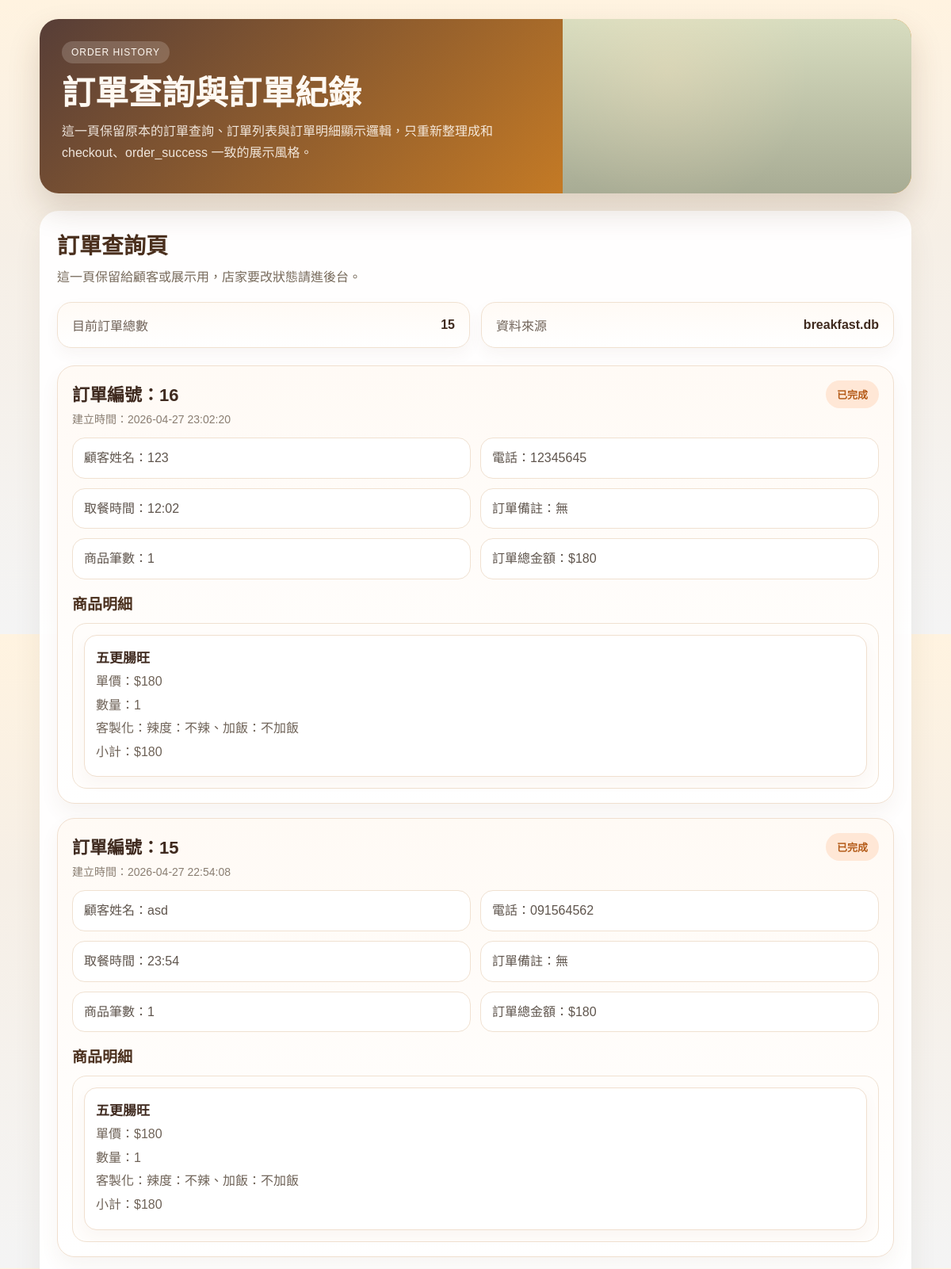
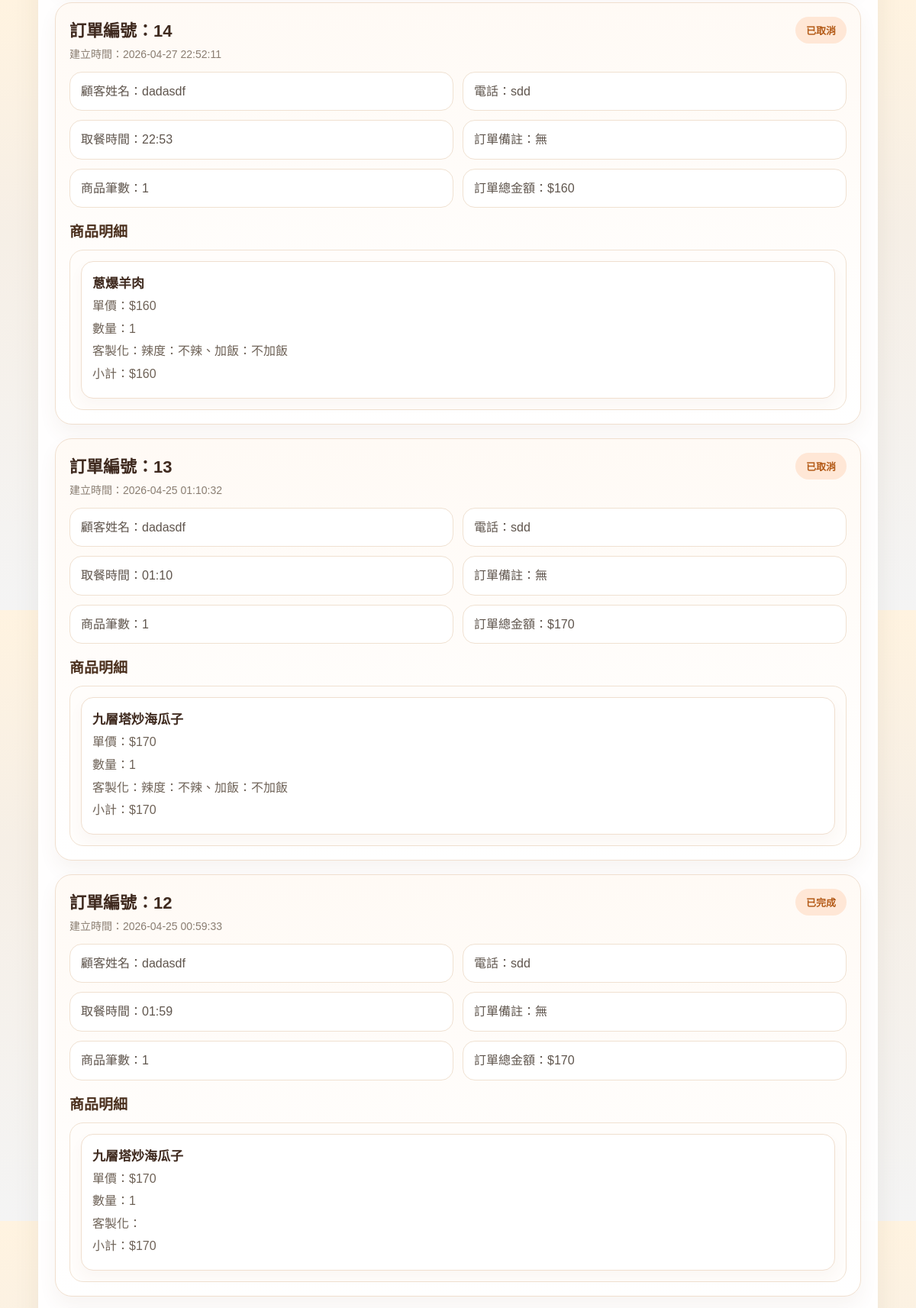
The page /order_list (upper part) on the database its author committed (2 pictures, top to bottom).
### tables this page shows
CREATE TABLE orders ( -- 如果訂單主檔表不存在就建立
            id INTEGER PRIMARY KEY AUTOINCREMENT, -- 訂單流水號
            status TEXT NOT NULL DEFAULT 'pending', -- 訂單狀態
            total_amount INTEGER NOT NULL CHECK(total_amount >= 0), -- 訂單總金額
            item_count INTEGER NOT NULL CHECK(item_count >= 0), -- 訂單商品列數
            customer_name TEXT NOT NULL DEFAULT '', -- 顧客姓名
            phone TEXT NOT NULL DEFAULT '', -- 顧客電話
            pickup_time TEXT NOT NULL DEFAULT '', -- 預計取餐時間
            note TEXT NOT NULL DEFAULT '', -- 訂單備註
            created_at TEXT NOT NULL, -- 建立時間
            updated_at TEXT NOT NULL -- 更新時間
        );

CREATE TABLE order_items ( -- 如果訂單明細表不存在就建立
            id INTEGER PRIMARY KEY AUTOINCREMENT, -- 訂單明細流水號
            order_id INTEGER NOT NULL, -- 訂單主檔 id
            product_id INTEGER NOT NULL, -- 商品 id
            product_name TEXT NOT NULL, -- 商品名稱快照
            price INTEGER NOT NULL CHECK(price >= 0), -- 商品單價快照
            quantity INTEGER NOT NULL CHECK(quantity > 0), -- 商品數量
            options_text TEXT NOT NULL DEFAULT '', -- 選項顯示文字快照
            option_ids TEXT NOT NULL DEFAULT '', -- 選項 id 字串快照
            subtotal INTEGER NOT NULL CHECK(subtotal >= 0), -- 商品小計
            FOREIGN KEY(order_id) REFERENCES orders(id) ON DELETE CASCADE -- 訂單刪掉時明細一起刪掉
        );

### app.py (the view)
@app.route("/order_list")
def order_list_page():
    orders = get_all_orders()
    return render_template("order_list.html", orders=orders)

### app.py (called while the page is built)
def get_db() -> sqlite3.Connection:
    if "db" not in g:
        db = sqlite3.connect(DATABASE, timeout=10)
        db.row_factory = sqlite3.Row
        db.execute("PRAGMA journal_mode=WAL")  # 開 WAL，讓讀寫同時進行時比較穩
        db.execute("PRAGMA foreign_keys=ON")  # 開外鍵，避免主表刪掉後明細還留著
        g.db = db
    return g.db

def row_to_dict(row: sqlite3.Row) -> dict[str, Any]:
    return dict(row)

def status_text(status: str) -> str:
    return STATUS_LABELS.get(status, status)

def enrich_order(order: dict[str, Any]) -> dict[str, Any]:
    order["status_text"] = status_text(str(order.get("status", "")))
    order["next_statuses"] = ALLOWED_TRANSITIONS.get(str(order.get("status", "")), [])
    order["next_status_labels"] = {key: status_text(key) for key in order["next_statuses"]}
    return order

def get_order_items(order_id: int) -> list[dict[str, Any]]:
    db = get_db()
    rows = db.execute(
        """
        SELECT id, product_id, product_name, price, quantity, options_text AS options, option_ids, subtotal
        FROM order_items
        WHERE order_id = ?
        ORDER BY id ASC
        """,
        (order_id,),
    ).fetchall()
    return [row_to_dict(row) for row in rows]

### templates/order_list.html (shortened to what this page needs)
<!DOCTYPE html>
<html lang="zh-Hant">
<head>
</head>
<body>
    <div class="page-shell">
        <div class="hero">
            <div class="hero-content">
                <div class="hero-label">ORDER HISTORY</div>
                <h1>訂單查詢與訂單紀錄</h1>
                <p>這一頁保留原本的訂單查詢、訂單列表與訂單明細顯示邏輯，只重新整理成和 checkout、order_success 一致的展示風格。</p>
            </div>
            <div class="hero-art"></div>
        </div>
        <div class="panel">
            <div class="panel-header">
                <div>
                    <h2>訂單查詢頁</h2>
                    <p class="top-text">這一頁保留給顧客或展示用，店家要改狀態請進後台。</p>
                </div>
            </div>
            <div class="summary-box">
                <div class="summary-row"><span>目前訂單總數</span><span>{{ orders|length }}</span></div>
                <div class="summary-row"><span>資料來源</span><span>breakfast.db</span></div>
            </div>
            {% if orders|length == 0 %}
            <div class="empty">目前沒有訂單資料</div>
            {% else %}
                <div class="orders-grid">
                {% for order in orders %}
                <div class="order-card">
                    <div class="order-top">
                        <div>
                            <div class="order-title">訂單編號：{{ order.id }}</div>
                            <div class="order-time">建立時間：{{ order.created_at }}</div>
                        </div>
                        <div class="order-status">{{ order.status_text }}</div>
                    </div>
                    <div class="order-info-grid">
                        <div class="order-info">顧客姓名：{{ order.customer_name }}</div>
                        <div class="order-info">電話：{{ order.phone }}</div>
                        <div class="order-info">取餐時間：{{ order.pickup_time }}</div>
                        <div class="order-info">訂單備註：{{ order.note if order.note else "無" }}</div>
                        <div class="order-info">商品筆數：{{ order.item_count }}</div>
                        <div class="order-info">訂單總金額：${{ order.total_amount }}</div>
                    </div>
                    <div class="item-title">商品明細</div>
                    <div class="items-shell">
                        {% for item in order["items"] %}
                        <div class="item-box">
                            <div class="item-name">{{ item.product_name }}</div>
                            <div class="item-text">單價：${{ item.price }}</div>
                            <div class="item-text">數量：{{ item.quantity }}</div>
                            <div class="item-text">客製化：{{ item.options }}</div>
                            <div class="item-text">小計：${{ item.subtotal }}</div>
                        </div>
                        {% endfor %}
                    </div>
                </div>
                {% endfor %}
                </div>
            {% endif %}
        </div>
    </div>
</body>
</html>

### rows shown on the page
orders: id "16", created_at "2026-04-27 23:02:20", status_text "已完成", customer_name "123", phone "12345645", pickup_time "12:02", note "無", item_count "1", total_amount "180"
order_items: product_name "五更腸旺", price "180", quantity "1", options "辣度：不辣、加飯：不加飯", subtotal "180"
orders: id "15", created_at "2026-04-27 22:54:08", status_text "已完成", customer_name "asd", phone "091564562", pickup_time "23:54", note "無", item_count "1", total_amount "180"
order_items: product_name "五更腸旺", price "180", quantity "1", options "辣度：不辣、加飯：不加飯", subtotal "180"
orders: id "14", created_at "2026-04-27 22:52:11", status_text "已取消", customer_name "dadasdf", phone "sdd", pickup_time "22:53", note "無", item_count "1", total_amount "160"
order_items: product_name "蔥爆羊肉", price "160", quantity "1", options "辣度：不辣、加飯：不加飯", subtotal "160"
orders: id "13", created_at "2026-04-25 01:10:32", status_text "已取消", customer_name "dadasdf", phone "sdd", pickup_time "01:10", note "無", item_count "1", total_amount "170"
order_items: product_name "九層塔炒海瓜子", price "170", quantity "1", options "辣度：不辣、加飯：不加飯", subtotal "170"
orders: id "12", created_at "2026-04-25 00:59:33", status_text "已完成", customer_name "dadasdf", phone "sdd", pickup_time "01:59", note "無", item_count "1", total_amount "170"
order_items: product_name "九層塔炒海瓜子", price "170", quantity "1", subtotal "170"

### other values the page prints
{{ orders|length }} "15"
